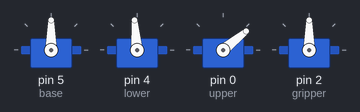
The sketch below on a simulated Arduino Uno, built with avr-gcc and run on an emulated ATmega328P. On the bench: 4 × servo. What the sketch prints to the serial monitor is not drawn.

Above: at 0.05 s.
At 0.9 s:
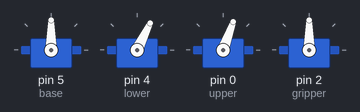
At 1.45 s:
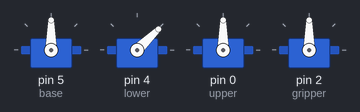
At 2.85 s:
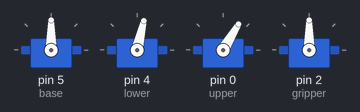
Timing chart, 0 to 8.2 s (numbered marks = the images above):
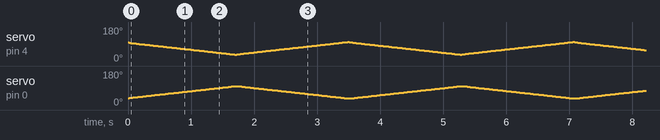

The sketch:

4dof_arm.ino
```cpp
#include <Servo.h>

Servo base;
Servo lower;
Servo upper;
Servo gripper;

int minAngle = 35;
int midAngle = 90;
int maxAngle = 100;
int speed = 5;

Servo servoArray[2] = {lower, upper};

void moveServo(Servo &servo, int position){
  servo.write(position);
}

/*fake inverse kinematics*/
void upAndDown(){
  int one = 1;
  for (int i = minAngle; i <= maxAngle; i++) {
    //moveServo(upper, i);
    upper.write(i);
    lower.write(maxAngle - one);
    delay(speed);
    Serial.print("1upper = ");
    Serial.println(i);
    Serial.print("1lower = ");
    Serial.println(maxAngle - one);
    one++;
  }

  one = 1;
  for (int i = maxAngle; i >= minAngle; i--) {
    //moveServo(upper, i);

    upper.write(i);
    lower.write(minAngle + one);
    delay(speed);
    Serial.print("2upper = ");
    Serial.println(i);
    Serial.print("2lower = ");
    Serial.println(minAngle + one);
    one++;
  }
}

void setup() {
  // put your setup code here, to run once:
  base.attach(5);
  lower.attach(4);
  upper.attach(0);
  gripper.attach(2);

  //base.write(90);
  //lower.write(90);

  Serial.begin(9600); // Set the baud rate to 9600 (or your desired rate)
}

void loop() {
  // put your main code here, to run repeatedly:

  upAndDown();

}
```
